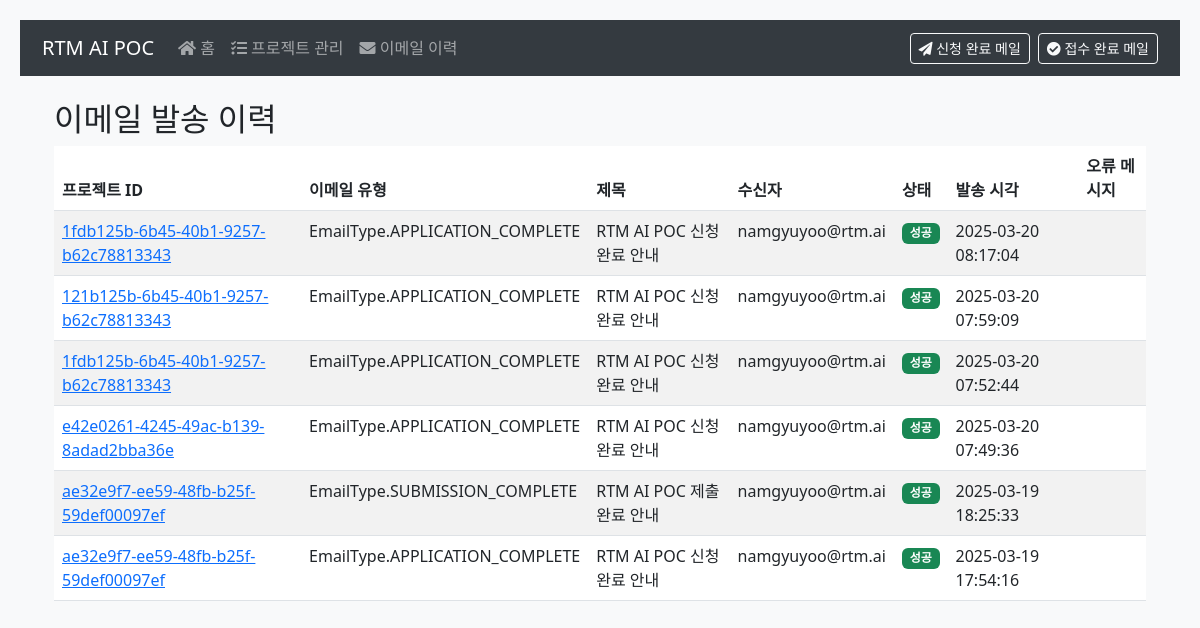
Before: /email-history with the older database file.
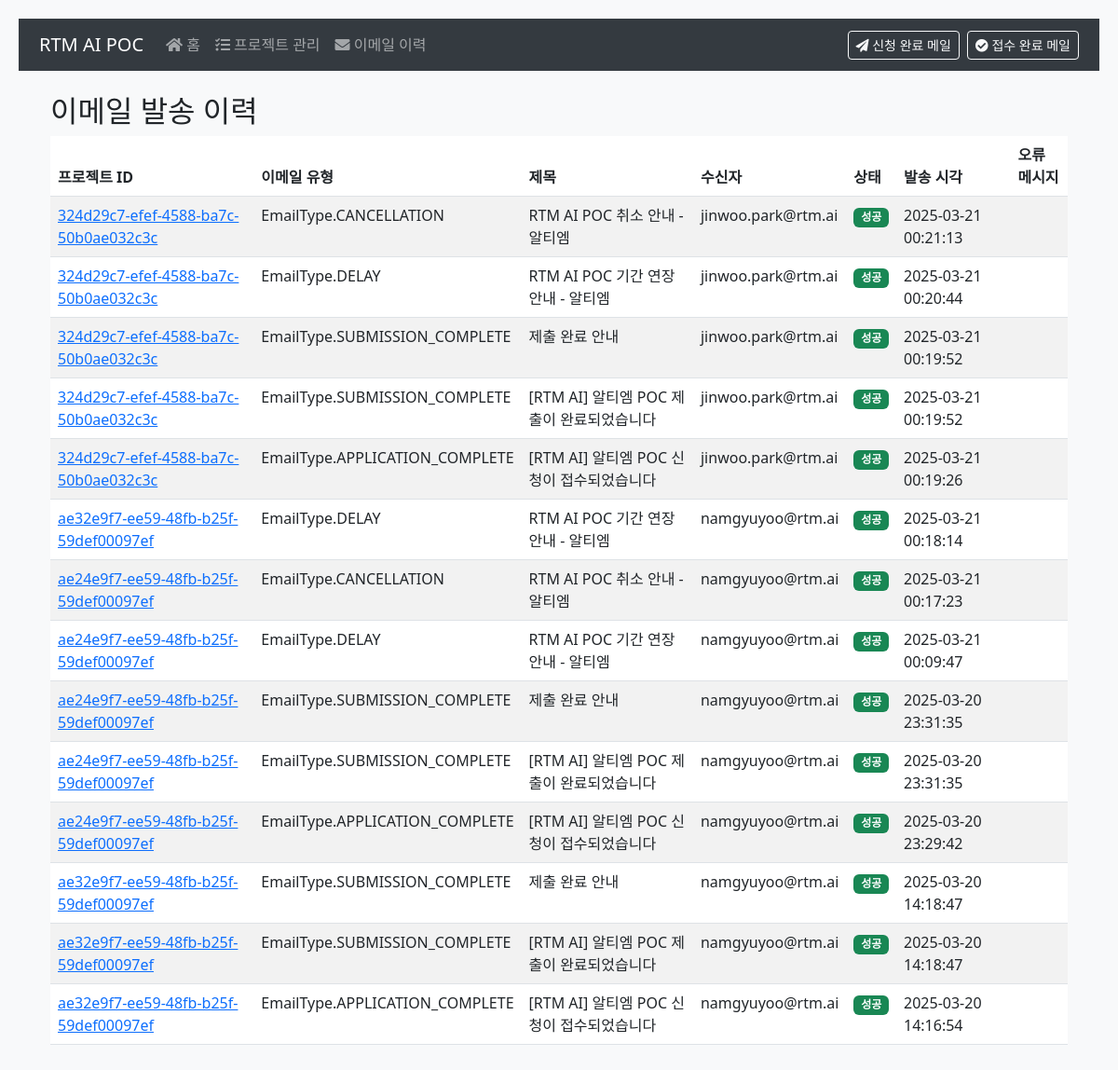
After: the same page with the newer database file.
### app/models.py (models this page shows)
class EmailHistory(db.Model):
    id = db.Column(db.Integer, primary_key=True)
    project_id = db.Column(db.String(36), db.ForeignKey('project.id'), nullable=False)
    email_type = db.Column(db.Enum(EmailType), nullable=False)
    subject = db.Column(db.String(200), nullable=False)
    recipient = db.Column(db.String(120), nullable=False)
    status = db.Column(db.String(20), nullable=False)  # success, failed
    error_message = db.Column(db.Text)
    sent_at = db.Column(db.DateTime, nullable=False, default=utcnow_to_korea)
    project = db.relationship('Project', backref=db.backref('email_history', lazy=True))

### app/routes.py (the view)
@bp.route('/email-history')
def email_history():
    try:
        history = EmailHistory.query.order_by(EmailHistory.sent_at.desc()).all()
        return render_template('email_history.html', history=history)
    except Exception as e:
        logging.error(f"Error fetching email history: {str(e)}")
        return jsonify({'error': str(e)}), 500

### app/templates/email_history.html (shortened to what this page needs)
{% extends "base.html" %}
{% block content %}
<div class="container mt-4">
    <h2>이메일 발송 이력</h2>
    <div class="table-responsive">
        <table class="table table-striped">
            <thead>
                <tr>
                    <th>프로젝트 ID</th>
                    <th>이메일 유형</th>
                    <th>제목</th>
                    <th>수신자</th>
                    <th>상태</th>
                    <th>발송 시각</th>
                    <th>오류 메시지</th>
                </tr>
            </thead>
            <tbody>
                {% for record in history %}
                <tr>
                    <td>
                        <a href="{{ url_for('main.project_detail', project_id=record.project_id) }}">
                            {{ record.project_id }}
                        </a>
                    </td>
                    <td>{{ record.email_type }}</td>
                    <td>{{ record.subject }}</td>
                    <td>{{ record.recipient }}</td>
                    <td>
                        {% if record.status == 'success' %}
                        <span class="badge bg-success">성공</span>
                        {% else %}
                        <span class="badge bg-danger">실패</span>
                        {% endif %}
                    </td>
                    <td>{{ record.sent_at.strftime('%Y-%m-%d %H:%M:%S') }}</td>
                    <td>
                    </td>
                </tr>
                {% endfor %}
            </tbody>
        </table>
    </div>
</div>
{% endblock %}

### app/templates/base.html (shortened to what this page needs)
<!DOCTYPE html>
<html lang="ko">
<head>
    <link href="https://cdn.jsdelivr.net/npm/bootstrap@5.3.0/dist/css/bootstrap.min.css" rel="stylesheet">
    <link rel="stylesheet" href="https://cdnjs.cloudflare.com/ajax/libs/font-awesome/5.15.4/css/all.min.css">
    <link rel="stylesheet" href="https://cdn.jsdelivr.net/npm/bootstrap-icons@1.7.2/font/bootstrap-icons.css">
</head>
<body>
    <nav class="navbar navbar-expand-lg navbar-dark navbar-custom">
        <div class="container">
            <a class="navbar-brand" href="/">RTM AI POC</a>
            <div class="collapse navbar-collapse" id="navbarNav">
                <ul class="navbar-nav me-auto">
                    <li class="nav-item">
                        <a class="nav-link" href="/"><i class="fas fa-home"></i> 홈</a>
                    </li>
                    <li class="nav-item">
                        <a class="nav-link" href="/projects"><i class="fas fa-tasks"></i> 프로젝트 관리</a>
                    </li>
                    <li class="nav-item">
                        <a class="nav-link" href="/email-history"><i class="fas fa-envelope"></i> 이메일 이력</a>
                    </li>
                </ul>
                <div class="d-flex">
                    <a href="{{ url_for('main.application_complete') }}" class="btn btn-outline-light btn-sm me-2">
                        <i class="fas fa-paper-plane"></i> 신청 완료 메일
                    </a>
                    <a href="{{ url_for('main.submission_complete') }}" class="btn btn-outline-light btn-sm">
                        <i class="fas fa-check-circle"></i> 접수 완료 메일
                    </a>
                </div>
            </div>
        </div>
    </nav>
    <div class="container mt-4">
        {% block content %}{% endblock %}
    </div>
</body>
</html>

### app/templates/base.html (style rules this page uses)
body { background-color: #f8f9fa; padding: 20px; }
.navbar-custom { background-color: #343a40; }

Changed rows visible on the page:
added EmailHistory: project_id "324d29c7-efef-4588-ba7c-50b0ae032c3c", email_type "EmailType.CANCELLATION", subject "RTM AI POC 취소 안내 - 알티엠", recipient "jinwoo.park@rtm.ai", status "성공", sent_at "2025-03-21 00:21:13"
added EmailHistory: project_id "324d29c7-efef-4588-ba7c-50b0ae032c3c", email_type "EmailType.DELAY", subject "RTM AI POC 기간 연장 안내 - 알티엠", recipient "jinwoo.park@rtm.ai", status "성공", sent_at "2025-03-21 00:20:44"
added EmailHistory: project_id "324d29c7-efef-4588-ba7c-50b0ae032c3c", email_type "EmailType.SUBMISSION_COMPLETE", subject "제출 완료 안내", recipient "jinwoo.park@rtm.ai", status "성공", sent_at "2025-03-21 00:19:52"
added EmailHistory: project_id "324d29c7-efef-4588-ba7c-50b0ae032c3c", email_type "EmailType.SUBMISSION_COMPLETE", subject "[RTM AI] 알티엠 POC 제출이 완료되었습니다", recipient "jinwoo.park@rtm.ai", status "성공", sent_at "2025-03-21 00:19:52"
added EmailHistory: project_id "324d29c7-efef-4588-ba7c-50b0ae032c3c", email_type "EmailType.APPLICATION_COMPLETE", subject "[RTM AI] 알티엠 POC 신청이 접수되었습니다", recipient "jinwoo.park@rtm.ai", status "성공", sent_at "2025-03-21 00:19:26"
added EmailHistory: project_id "ae32e9f7-ee59-48fb-b25f-59def00097ef", email_type "EmailType.DELAY", subject "RTM AI POC 기간 연장 안내 - 알티엠", recipient "namgyuyoo@rtm.ai", status "성공", sent_at "2025-03-21 00:18:14"
added EmailHistory: project_id "ae24e9f7-ee59-48fb-b25f-59def00097ef", email_type "EmailType.CANCELLATION", subject "RTM AI POC 취소 안내 - 알티엠", recipient "namgyuyoo@rtm.ai", status "성공", sent_at "2025-03-21 00:17:23"
added EmailHistory: project_id "ae24e9f7-ee59-48fb-b25f-59def00097ef", email_type "EmailType.DELAY", subject "RTM AI POC 기간 연장 안내 - 알티엠", recipient "namgyuyoo@rtm.ai", status "성공", sent_at "2025-03-21 00:09:47"
changed EmailHistory (number 9 of 14 on the later page): project_id "1fdb125b-6b45-40b1-9257-b62c78813343" → "ae24e9f7-ee59-48fb-b25f-59def00097ef"; email_type "EmailType.APPLICATION_COMPLETE" → "EmailType.SUBMISSION_COMPLETE"; subject "RTM AI POC 신청 완료 안내" → "제출 완료 안내"; sent_at "2025-03-20 08:17:04" → "2025-03-20 23:31:35"
changed EmailHistory (number 10 of 14 on the later page): project_id "121b125b-6b45-40b1-9257-b62c78813343" → "ae24e9f7-ee59-48fb-b25f-59def00097ef"; email_type "EmailType.APPLICATION_COMPLETE" → "EmailType.SUBMISSION_COMPLETE"; subject "RTM AI POC 신청 완료 안내" → "[RTM AI] 알티엠 POC 제출이 완료되었습니다"; sent_at "2025-03-20 07:59:09" → "2025-03-20 23:31:35"
changed EmailHistory (number 11 of 14 on the later page): project_id "1fdb125b-6b45-40b1-9257-b62c78813343" → "ae24e9f7-ee59-48fb-b25f-59def00097ef"; subject "RTM AI POC 신청 완료 안내" → "[RTM AI] 알티엠 POC 신청이 접수되었습니다"; sent_at "2025-03-20 07:52:44" → "2025-03-20 23:29:42"
changed EmailHistory (number 12 of 14 on the later page): project_id "e42e0261-4245-49ac-b139-8adad2bba36e" → "ae32e9f7-ee59-48fb-b25f-59def00097ef"; email_type "EmailType.APPLICATION_COMPLETE" → "EmailType.SUBMISSION_COMPLETE"; subject "RTM AI POC 신청 완료 안내" → "제출 완료 안내"; sent_at "2025-03-20 07:49:36" → "2025-03-20 14:18:47"
changed EmailHistory (number 13 of 14 on the later page): subject "RTM AI POC 제출 완료 안내" → "[RTM AI] 알티엠 POC 제출이 완료되었습니다"; sent_at "2025-03-19 18:25:33" → "2025-03-20 14:18:47"
changed EmailHistory (number 14 of 14 on the later page): subject "RTM AI POC 신청 완료 안내" → "[RTM AI] 알티엠 POC 신청이 접수되었습니다"; sent_at "2025-03-19 17:54:16" → "2025-03-20 14:16:54"
